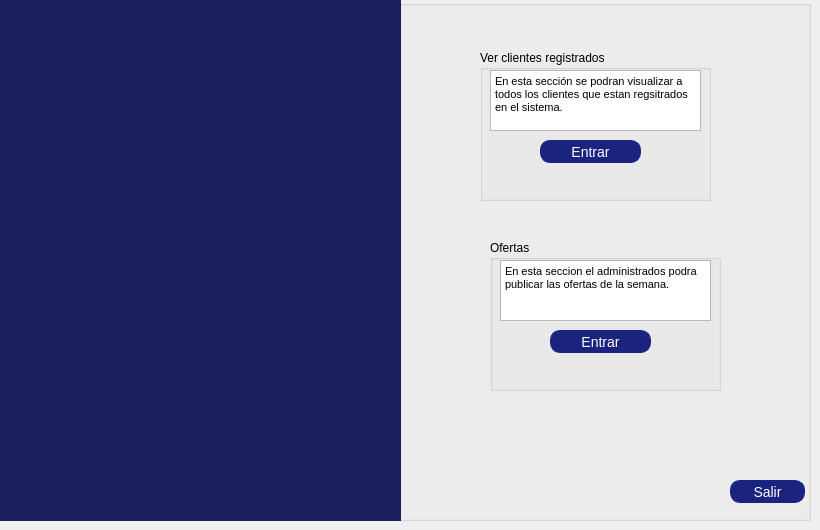
    <widget class="QWidget" name="MenuAdmin">
     <widget class="QGroupBox" name="groupBox_25">
      <property name="geometry">
       <rect>
        <x>0</x>
        <y>0</y>
        <width>811</width>
        <height>521</height>
       </rect>
      </property>
      <property name="title">
       <string/>
      </property>
      <widget class="QLabel" name="lab">
       <property name="geometry">
        <rect>
         <x>0</x>
         <y>0</y>
         <width>401</width>
         <height>521</height>
        </rect>
       </property>
       <property name="styleSheet">
        <string notr="true">background-color: #1c1d5c;</string>
       </property>
       <property name="text">
        <string/>
       </property>
      </widget>
      <widget class="QGroupBox" name="groupBox">
       <property name="geometry">
        <rect>
         <x>480</x>
         <y>50</y>
         <width>231</width>
         <height>151</height>
        </rect>
       </property>
       <property name="title">
        <string>Ver clientes registrados</string>
       </property>
       <widget class="QTextBrowser" name="textBrowser">
        <property name="geometry">
         <rect>
          <x>10</x>
          <y>20</y>
          <width>211</width>
          <height>61</height>
         </rect>
        </property>
        <property name="html">
         <string>&lt;!DOCTYPE HTML PUBLIC &quot;-//W3C//DTD HTML 4.0//EN&quot; &quot;http://www.w3.org/TR/REC-html40/strict.dtd&quot;&gt;
&lt;html&gt;&lt;head&gt;&lt;meta name=&quot;qrichtext&quot; content=&quot;1&quot; /&gt;&lt;style type=&quot;text/css&quot;&gt;
p, li { white-space: pre-wrap; }
&lt;/style&gt;&lt;/head&gt;&lt;body style=&quot; font-family:'rubik'; font-size:7.8pt; font-weight:400; font-style:normal;&quot;&gt;
&lt;p style=&quot; margin-top:0px; margin-bottom:0px; margin-left:0px; margin-right:0px; -qt-block-indent:0; text-indent:0px;&quot;&gt;&lt;span style=&quot; font-size:8pt;&quot;&gt;En esta sección se podran visualizar a todos los clientes que estan regsitrados en el sistema.&lt;/span&gt;&lt;/p&gt;&lt;/body&gt;&lt;/html&gt;</string>
        </property>
       </widget>
       <widget class="QPushButton" name="verDetalles">
        <property name="geometry">
         <rect>
          <x>60</x>
          <y>90</y>
          <width>101</width>
          <height>23</height>
         </rect>
        </property>
        <property name="styleSheet">
         <string notr="true">QPushButton{
color: white;
background-color: #1a237e;
font-size:14px;
border: 1px solid #1a237e;
border-radius: 10px; 
padding: 2px 4px;
}</string>
        </property>
        <property name="text">
         <string>Entrar</string>
        </property>
       </widget>
      </widget>
      <widget class="QGroupBox" name="groupBox_8">
       <property name="geometry">
        <rect>
         <x>490</x>
         <y>240</y>
         <width>231</width>
         <height>151</height>
        </rect>
       </property>
       <property name="title">
        <string>Ofertas</string>
       </property>
       <widget class="QTextBrowser" name="textBrowser_2">
        <property name="geometry">
         <rect>
          <x>10</x>
          <y>20</y>
          <width>211</width>
          <height>61</height>
         </rect>
        </property>
        <property name="html">
         <string>&lt;!DOCTYPE HTML PUBLIC &quot;-//W3C//DTD HTML 4.0//EN&quot; &quot;http://www.w3.org/TR/REC-html40/strict.dtd&quot;&gt;
&lt;html&gt;&lt;head&gt;&lt;meta name=&quot;qrichtext&quot; content=&quot;1&quot; /&gt;&lt;style type=&quot;text/css&quot;&gt;
p, li { white-space: pre-wrap; }
&lt;/style&gt;&lt;/head&gt;&lt;body style=&quot; font-family:'rubik'; font-size:7.8pt; font-weight:400; font-style:normal;&quot;&gt;
&lt;p style=&quot; margin-top:0px; margin-bottom:0px; margin-left:0px; margin-right:0px; -qt-block-indent:0; text-indent:0px;&quot;&gt;&lt;span style=&quot; font-size:8pt;&quot;&gt;En esta seccion el administrados podra publicar las ofertas de la semana. &lt;/span&gt;&lt;/p&gt;&lt;/body&gt;&lt;/html&gt;</string>
        </property>
       </widget>
       <widget class="QPushButton" name="Ofertas">
        <property name="geometry">
         <rect>
          <x>60</x>
          <y>90</y>
          <width>101</width>
          <height>23</height>
         </rect>
        </property>
        <property name="styleSheet">
         <string notr="true">QPushButton{
color: white;
background-color: #1a237e;
font-size:14px;
border: 1px solid #1a237e;
border-radius: 10px; 
padding: 2px 4px;
}</string>
        </property>
        <property name="text">
         <string>Entrar</string>
        </property>
       </widget>
      </widget>
      <widget class="QPushButton" name="pbSalir">
       <property name="geometry">
        <rect>
         <x>730</x>
         <y>480</y>
         <width>75</width>
         <height>23</height>
        </rect>
       </property>
       <property name="styleSheet">
        <string notr="true">QPushButton{
color: white;
background-color: #1a237e;
font-size:14px;
border: 1px solid #1a237e;
border-radius: 10px; 
padding: 2px 4px;
}</string>
       </property>
       <property name="text">
        <string>Salir</string>
       </property>
      </widget>
      <widget class="QLabel" name="label">
       <property name="geometry">
        <rect>
         <x>30</x>
         <y>40</y>
         <width>321</width>
         <height>351</height>
        </rect>
       </property>
       <property name="styleSheet">
        <string notr="true">border-image: url(:/Imagenes/administrador.jpg)</string>
       </property>
       <property name="text">
        <string/>
       </property>
      </widget>
     </widget>
    </widget>
